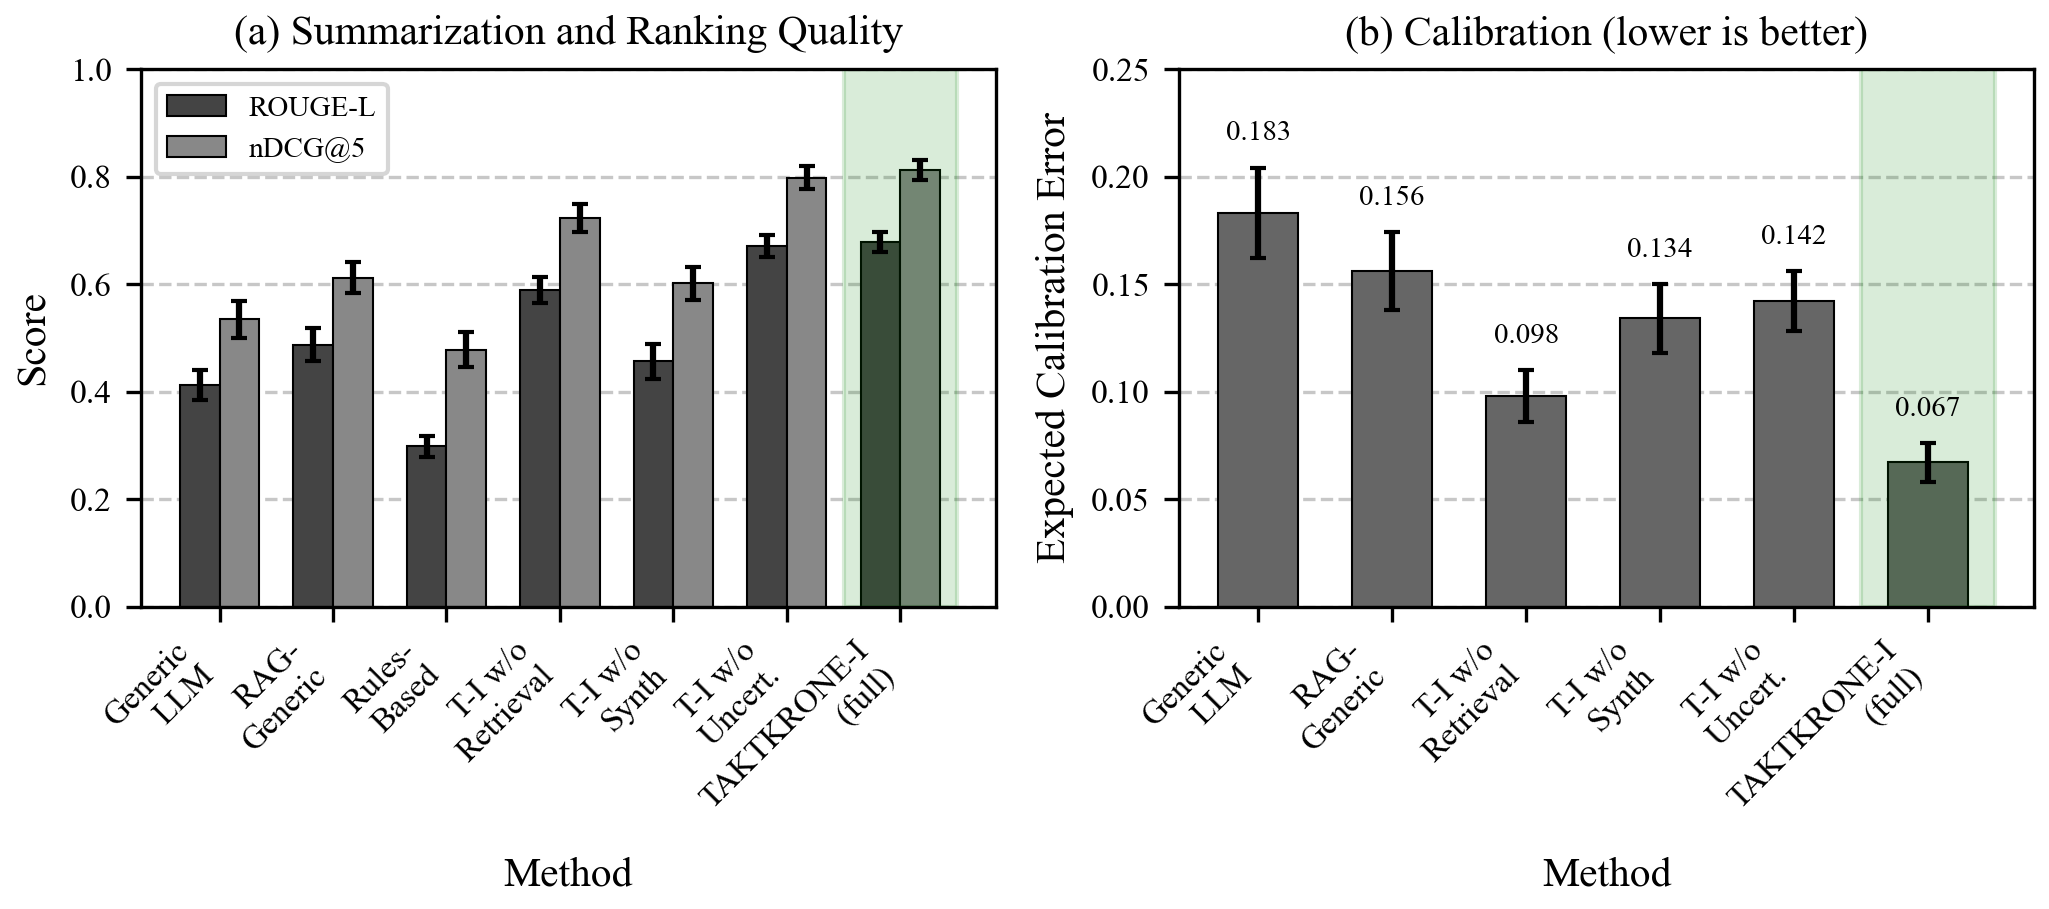

This chart was generated by the following Python code:
#!/usr/bin/env python3
"""
Figure 2: Benchmark Performance Comparison
For IEEE OJ-ITS metroLM/TAKTKRONE-I Paper

Generates a grouped bar chart comparing TAKTKRONE-I against baselines
and ablations with 95% confidence intervals.
"""

import matplotlib.pyplot as plt
import numpy as np

# IEEE-style formatting
plt.rcParams.update({
    'font.family': 'serif',
    'font.serif': ['Times New Roman', 'Times', 'DejaVu Serif'],
    'font.size': 9,
    'axes.labelsize': 10,
    'axes.titlesize': 10,
    'xtick.labelsize': 8,
    'ytick.labelsize': 8,
    'legend.fontsize': 7,
    'figure.dpi': 300,
    'savefig.dpi': 300,
    'savefig.bbox': 'tight',
    'savefig.pad_inches': 0.05
})

# Methods (consistent with Table V in paper)
methods = [
    'Generic\nLLM',
    'RAG-\nGeneric',
    'Rules-\nBased',
    'T-I w/o\nRetrieval',
    'T-I w/o\nSynth',
    'T-I w/o\nUncert.',
    'TAKTKRONE-I\n(full)'
]

# Metrics from Table V (main results)
# ROUGE-L scores
rouge_l = np.array([0.412, 0.487, 0.298, 0.589, 0.456, 0.671, 0.678])
rouge_l_err = np.array([0.028, 0.031, 0.019, 0.024, 0.032, 0.021, 0.019])

# nDCG@5 scores
ndcg5 = np.array([0.534, 0.612, 0.478, 0.723, 0.601, 0.798, 0.812])
ndcg5_err = np.array([0.035, 0.029, 0.033, 0.026, 0.031, 0.022, 0.018])

# ECE (lower is better, we'll invert for visualization or handle separately)
ece = np.array([0.183, 0.156, np.nan, 0.098, 0.134, 0.142, 0.067])
ece_err = np.array([0.021, 0.018, np.nan, 0.012, 0.016, 0.014, 0.009])

# Create figure with two subplots
fig, (ax1, ax2) = plt.subplots(1, 2, figsize=(7, 3.2))

x = np.arange(len(methods))
width = 0.35

# Grayscale colors
color1 = '#444444'
color2 = '#888888'

# Left subplot: ROUGE-L and nDCG@5
bars1 = ax1.bar(x - width/2, rouge_l, width, yerr=rouge_l_err,
                label='ROUGE-L', color=color1, edgecolor='black',
                linewidth=0.5, capsize=2)
bars2 = ax1.bar(x + width/2, ndcg5, width, yerr=ndcg5_err,
                label='nDCG@5', color=color2, edgecolor='black',
                linewidth=0.5, capsize=2)

ax1.set_xlabel('Method')
ax1.set_ylabel('Score')
ax1.set_title('(a) Summarization and Ranking Quality')
ax1.set_xticks(x)
ax1.set_xticklabels(methods, rotation=45, ha='right')
ax1.legend(loc='upper left')
ax1.set_ylim(0, 1.0)
ax1.yaxis.grid(True, linestyle='--', alpha=0.7)
ax1.set_axisbelow(True)

# Highlight best method
ax1.axvspan(len(methods)-1.5, len(methods)-0.5, alpha=0.15, color='green')

# Right subplot: ECE (lower is better)
# Filter out NaN for rules-based
valid_idx = ~np.isnan(ece)
x_valid = x[valid_idx]
ece_valid = ece[valid_idx]
ece_err_valid = ece_err[valid_idx]
methods_valid = [methods[i] for i in range(len(methods)) if valid_idx[i]]

bars3 = ax2.bar(range(len(ece_valid)), ece_valid, width=0.6,
                yerr=ece_err_valid, color='#666666', edgecolor='black',
                linewidth=0.5, capsize=2)

ax2.set_xlabel('Method')
ax2.set_ylabel('Expected Calibration Error')
ax2.set_title('(b) Calibration (lower is better)')
ax2.set_xticks(range(len(methods_valid)))
ax2.set_xticklabels(methods_valid, rotation=45, ha='right')
ax2.set_ylim(0, 0.25)
ax2.yaxis.grid(True, linestyle='--', alpha=0.7)
ax2.set_axisbelow(True)

# Highlight best method (last one)
ax2.axvspan(len(ece_valid)-1.5, len(ece_valid)-0.5, alpha=0.15, color='green')

# Add value labels for ECE
for i, (val, err) in enumerate(zip(ece_valid, ece_err_valid)):
    ax2.annotate(f'{val:.3f}',
                xy=(i, val + err + 0.01),
                ha='center', va='bottom', fontsize=7)

plt.tight_layout()

# Save in both formats
plt.savefig('figure2_benchmark_results.pdf', format='pdf')
plt.savefig('figure2_benchmark_results.png', format='png')
print("Figure 2 saved successfully.")

plt.show()
